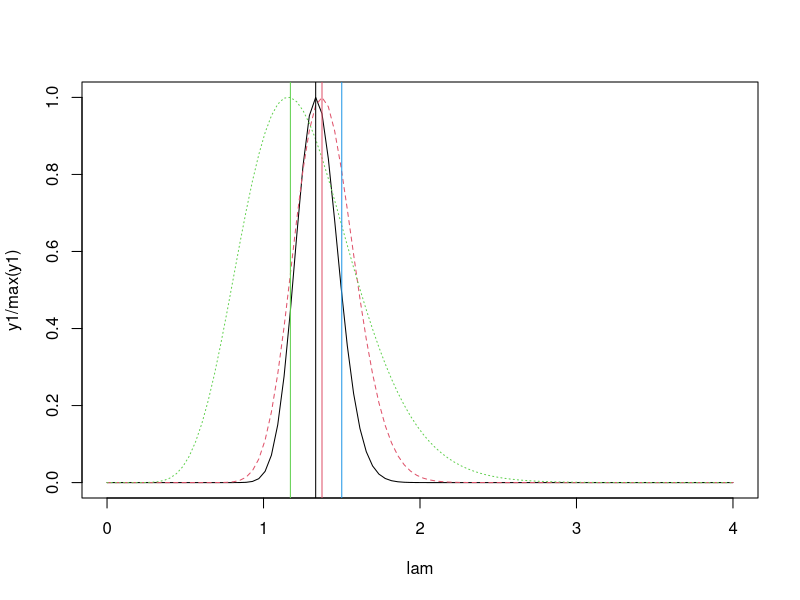
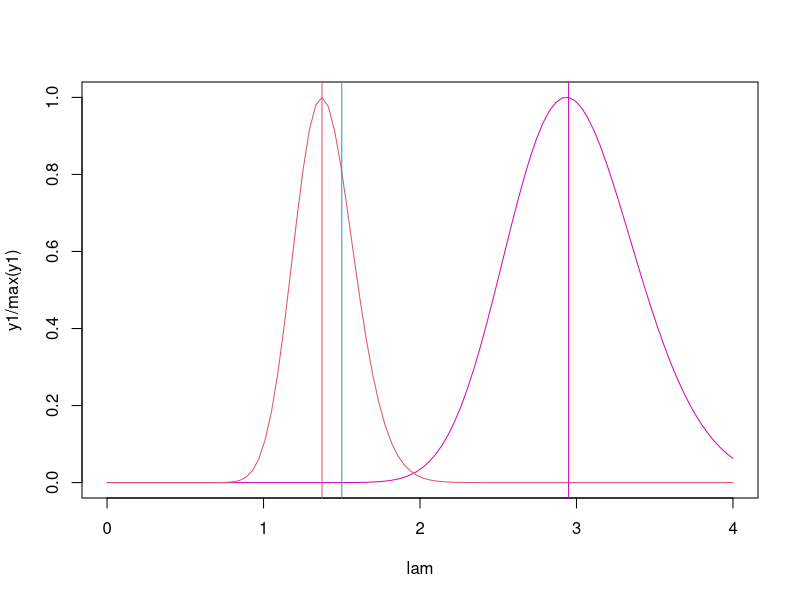
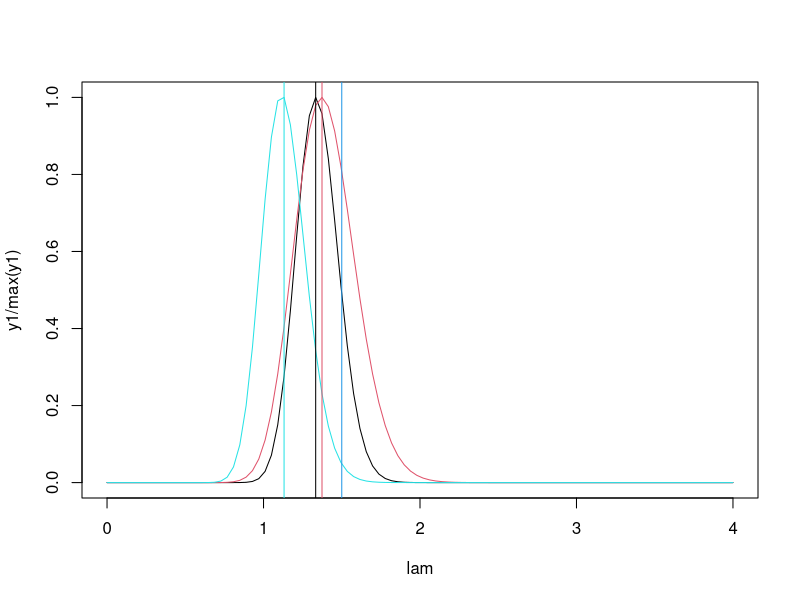
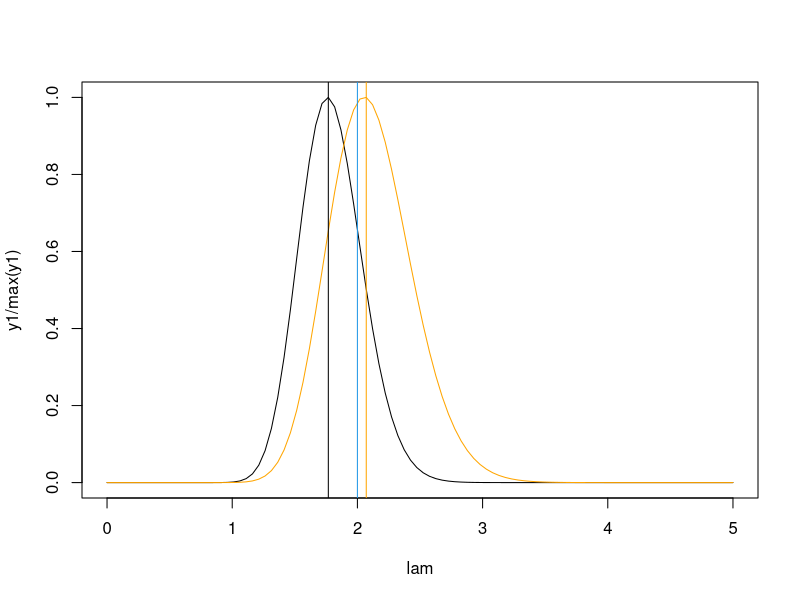
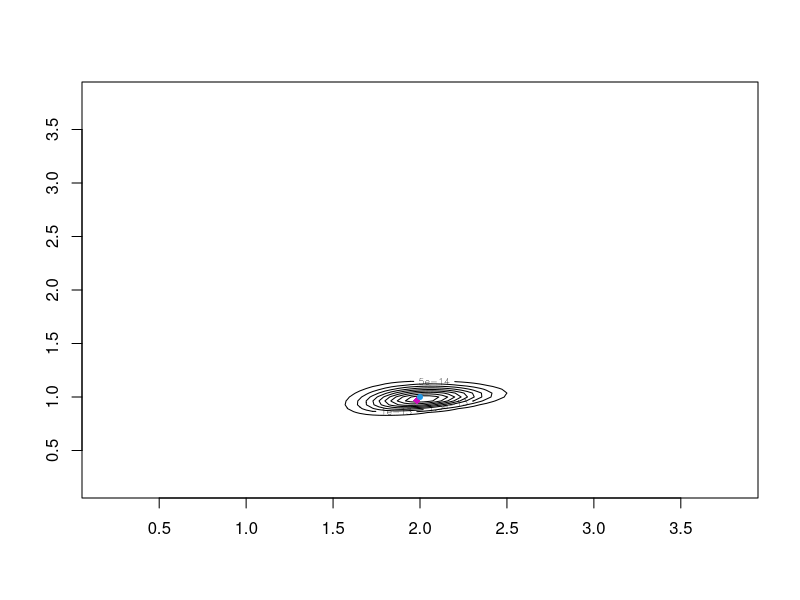
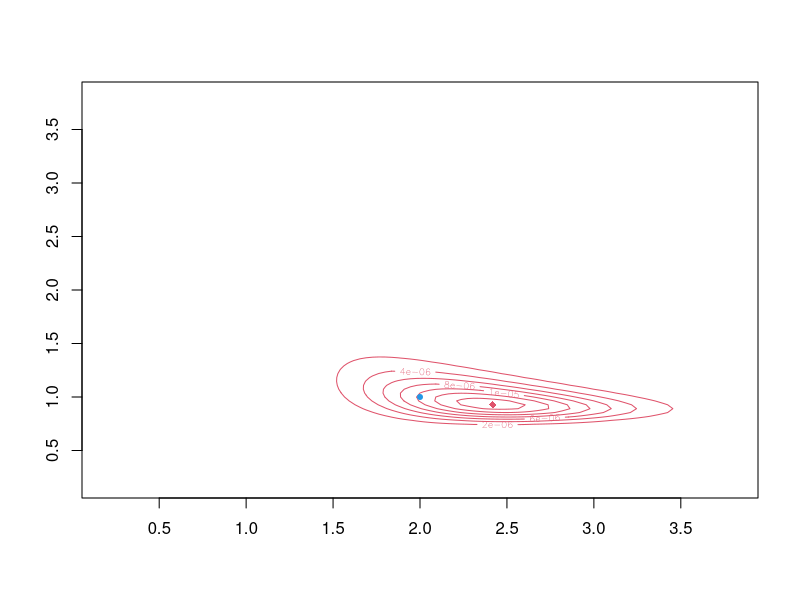
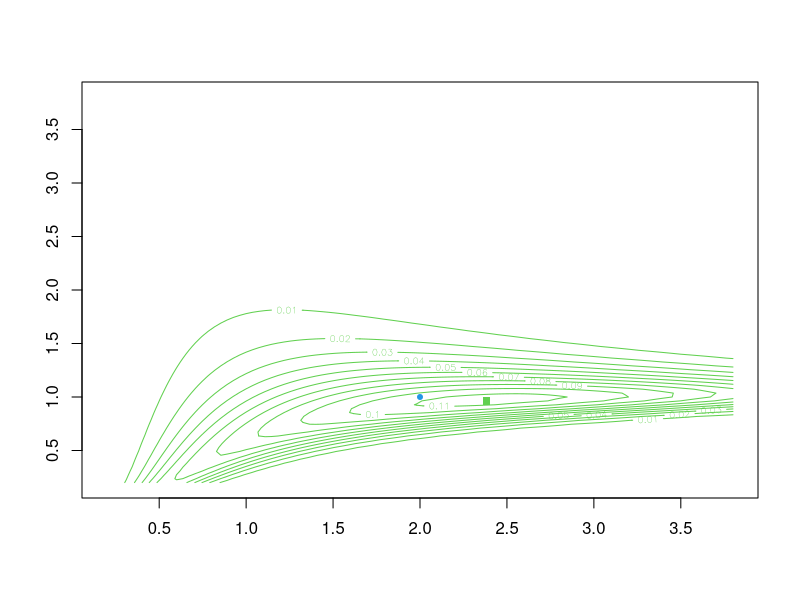
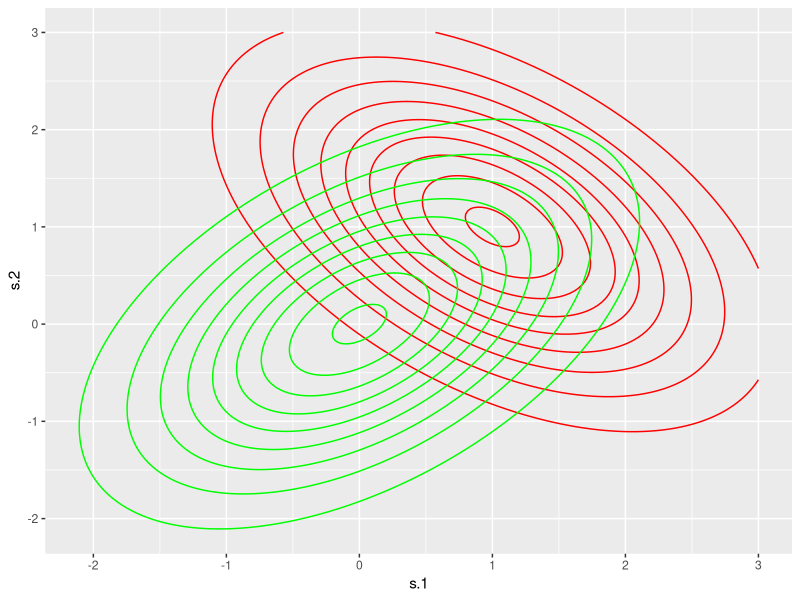

Reproduce these figures in R, in order.
## ---- chunk 1

#funciones de verosimilitud

#Obs exactas
lik1<-function(lam,tt){
  n<-length(tt)
  out<-1
  for (i in 1:n){
    out<-out*dexp(tt[i],lam)
  }
  out
}

#Obs excatas + censura por derecha
#(delta=1, exacta; delta=0, censura der.)
lik2<-function(lam,tt,delta){
  n<-length(tt)
  out<-1
  for (i in 1:n){
    out<-out*(dexp(tt[i],lam)^delta[i])*((1-pexp(tt[i],lam))^(1-delta[i]))
  }
  out
}
#Obs excatas + censura por derecha e izquierda
#(delta=1,exacta; delta=0,cens der; delta=2,cens izq)
lik3<-function(lam,tt,delta){
  n<-length(tt)
  out<-1
  for (i in 1:n){
    if (delta[i]==1) {out<-out*dexp(tt[i],lam)}
    if (delta[i]==0) {out<-out*(1-pexp(tt[i],lam))}
    if (delta[i]==2) {out<-out*pexp(tt[i],lam)}
  }
  out
}
#Obs excatas + cens der e izq + trunc izq 
#(delta=1,exacta; delta=0,cens der; delta=2,cens izq)
#(u = 0, NO hay truncamiento, u != 0, truncamiento)
lik4<-function(lam,tt,delta,u=rep(0,times=length(tt))){
  n<-length(tt)
  out<-1
  for (i in 1:n){ if (is.na(tt[i])==FALSE) {
    if (delta[i]==1) {out<-out*dexp(tt[i],lam)/(1-pexp(u[i],lam))}
    if (delta[i]==0) {out<-out*(1-pexp(tt[i],lam))/(1-pexp(u[i],lam))}
    if (delta[i]==2) {out<-out*(pexp(tt[i],lam)-pexp(u[i],lam))/(1-pexp(u[i],lam))}
  }
  }
  out
}

## ---- chunk 2
#seed
set.seed(42)

#Ex1
lam0<-1.5
n<-100 #number of simulations
x<-rexp(n,lam0) #sim

#Censura por derecha (aleatoria)
lamc<-1.5 #(no necesariamente tiene que ser la misma lambda de censura)
cen<-rexp(n,lamc)
tt<-ifelse(x<=cen,x,cen)
delta<-x
delta<-ifelse(x<=cen,1,0)
propc<-1-sum(delta)/n #rate of censoring

#Censura por izquierda
lamci<-0.5 #no tiene que ser misma lambda 
ceni<-rexp (n,lamci)
tti<-ifelse(x>=ceni,x,ceni)
deltai<-x
deltai<-ifelse(x>=ceni,1,2)

#Truncamiento izquierda
u<-seq(0.5,0.5,length.out=n)
ttrunc<-ifelse(tt>=u,tt,NA)



## ---- chunk 3
#Evaluacion
m<-100
lam<-seq(0,4,,m) #distintas lambdas

#likelihood 
y1<-lik1(lam,x) #exact observations
y2<-lik2(lam,tt,delta) #exact and right censored
y3<-lik4(lam,ttrunc,delta,u) #truncated by left

#print
par(mfrow=c(1,1))
#ikelihoods
plot(lam,y1/max(y1),type="l")
lines(lam,y2/max(y2),col=2,lty=2)
lines(lam,y3/max(y3),col=3,lty=3)
#real lambda
abline(v=lam0,col=4)
pos<-order(y1)[m]
abline(v=lam[pos],col=1,lty=1)
pos<-order(y2)[m]
abline(v=lam[pos],col=2,lty=1)
pos<-order(y3)[m]
abline(v=lam[pos],col=3,lty=1)
## ---- chunk 4
#Evaluacion
lam<-seq(0,4,,m)

#likelihood with and without censoring
y1<-lik2(lam,tt[delta==1],delta[delta==1]) #without censoring
y2<-lik2(lam,tt,delta) #with censoring

par(mfrow=c(1,1))
plot(lam,y1/max(y1),type="l", col = 6)
lines(lam,y2/max(y2),col=2,lty=1)

abline(v=lam0,col=4) #true value of lambda

pos<-order(y1)[m]
abline(v=lam[pos],col=6,lty=1)
pos<-order(y2)[m]
abline(v=lam[pos],col=2,lty=1)
## ---- chunk 5


#cbind(x,cen,tt,delta,ceni,tti,deltai)
#Evaluacion
lam<-seq(0,4,,m)
y1<-lik1(lam,x)
y2<-lik2(lam,tt,delta)
y3<-lik3(lam,tti,deltai)
par(mfrow=c(1,1))
plot(lam,y1/max(y1),type="l")
lines(lam,y2/max(y2),col=2,lty=1)
lines(lam,y3/max(y3),col=5,lty=1)
abline(v=lam0,col=4)
pos<-order(y1)[m]
abline(v=lam[pos],col=1,lty=1)
pos<-order(y2)[m]
abline(v=lam[pos],col=2,lty=1)
pos<-order(y3)[m]
abline(v=lam[pos],col=5,lty=1)
## ---- chunk 6
set.seed(42)
# new simulation
#Ejemplo 4 (doble censura)
lam0<-2
n<-50
x<-rexp(n,lam0)
#Censura por derecha
lamc<-0.5
cen<-rexp(n,lamc)
#Censura por izquierda
lamci<-3
ceni<-rexp(n,lamci)
#Doble censura
tt<-ifelse(x>=ceni,x,ceni) #censura por derecha (T > C)
deltai<-ifelse(x>=ceni,1,2) 
delta<-deltai
delta[deltai==1]<-ifelse(tt[deltai==1]<=cen[deltai==1],1,0)
tt[deltai==1]<-ifelse(x[deltai==1]<=cen[deltai==1],x[deltai==1],cen[deltai==1]) #poner la censura por izq

#tabla de censura
# prop.table(table(delta))


#Evaluacion
m<-100
lam<-seq(0,5,,m)
y1<-lik1(lam,x)
y2<-lik3(lam,tt,delta)
par(mfrow=c(1,1))
plot(lam,y1/max(y1),type="l")
lines(lam,y2/max(y2),col = 'orange',lty=1)
abline(v=lam0,col=4)
pos<-order(y1)[m]
abline(v=lam[pos],col=1,lty=1)
pos<-order(y2)[m]
abline(v=lam[pos],col='orange',lty=1)
## ---- chunk 7
#Obs excatas + cens der e izq + trunc izq 
#(delta=1,exacta; delta=0,cens der; delta=2,cens izq)
#verosimilitu para distintas a y b, por eso es una matriz
lik4w<-function(a,b,tt,delta,u=rep(0,times=length(tt))){
  m<-length(a)
  outm<-matrix(NA,nrow=m,ncol=m)
  for (j in 1:m){
      n<-length(tt)
      out<-1
      for (i in 1:n){ if (is.na(tt[i])==FALSE) {
        if (delta[i]==1) {out<-out*dweibull(tt[i],a,b[j])/(1-pweibull(u[i],a,b[j]))}
        if (delta[i]==0) {out<-out*(1-pweibull(tt[i],a,b[j]))/(1-pweibull(u[i],a,b[j]))}
        if (delta[i]==2) {out<-out*(pweibull(tt[i],a,b[j])-pweibull(u[i],a,b[j]))/(1-pweibull(u[i],a,b[j]))}
      }
    }
    out
    outm[,j]<-out #append
  }
  return(outm)
}
## ---- chunk 8
#seed
set.seed(8)
#Ejemplos W
alf0<-2
lam0<-1
#cahnge of parameter
a0<-alf0
b0<-lam0^(-1/a0)

# Simulation
n<-50
x<-rweibull(n,a0,b0)
#censura por derecha
lamc<-2
cen<-rexp(n,lamc)
tt<-ifelse(x<=cen,x,cen)
delta<-x
delta<-ifelse(x<=cen,1,0)
#truncamiento izquierda
u<-seq(0.5,0.5,length.out=n)
ttrunc<-ifelse(tt>=u,tt,NA)

#Evaluacion
m<-100
a<-seq(0.2,3.8,,m)
b<-seq(0.2,3.8,,m)

#likelihood
y1<-lik4w(a,b,x,seq(1,1,,n)) #like a rep, delta = 1 always, #exact
y2<-lik4w(a,b,tt,delta) #censored
y3<-lik4w(a,b,ttrunc,delta,u) #censored and trunced

#plots
par(mfrow=c(1,1))

# exact likelihood
contour(x = a,y = b, z = y1,col=1)
pos<-which(y1==max(y1),arr.ind=TRUE)
points(a[pos[1]],b[pos[2]],col=6,pch=18, cex = 1)
# print(c(a[pos[1]],b[pos[2]]))
points(a0,b0,col=4,pch=20)

# censored likelihood
contour(x = a,y = b, z= y2,col=2)
pos<-which(y2==max(y2),arr.ind=TRUE)
points(a[pos[1]],b[pos[2]],col=2,pch=18, cex = 1)
# print(c(a[pos[1]],b[pos[2]]))
points(a0,b0,col=4,pch=20)

# truncated likelihood
contour(x = a,y = b,z = y3,col=3)
pos<-which(y3==max(y3),arr.ind=TRUE)
points(a[pos[1]],b[pos[2]],col=3,pch=15)
# print(c(a[pos[1]],b[pos[2]]))
points(alf0,lam0,col=4,pch=20)

## ---- chunk 9

library(MASS)
library(ggplot2)
# first contour
m <- c(.0, -.0)
sigma <- matrix(c(1,.5,.5,1), nrow=2)
data.grid <- expand.grid(s.1 = seq(-3, 3, length.out=200), s.2 = seq(-3, 3, length.out=200))
q.samp <- cbind(data.grid, prob = mvtnorm::dmvnorm(data.grid, mean = m, sigma = sigma))

plot1 <- ggplot(q.samp, aes(x = s.1, y = s.2, z = prob)) +
  stat_contour(color = 'green')

# second contour
m1 <- c(1, 1)
sigma1 <- matrix(c(1,-.5,-.5,1), nrow=2)
set.seed(10)
data.grid1 <- expand.grid(s.1 = seq(-3, 3, length.out=200), s.2 = seq(-3, 3, length.out=200))
q.samp1 <- cbind(data.grid1, prob = mvtnorm::dmvnorm(data.grid1, mean = m1, sigma = sigma1))
plot2 <- ggplot(q.samp1, aes(x = s.1, y = s.2, z = prob)) +
  stat_contour(color = 'red')

ggplot(q.samp1, aes(x = s.1, y = s.2, z = prob)) +
  stat_contour(color = 'red') + 
  stat_contour(data = q.samp, aes(x = s.1, y = s.2, z = prob), color = 'green')
